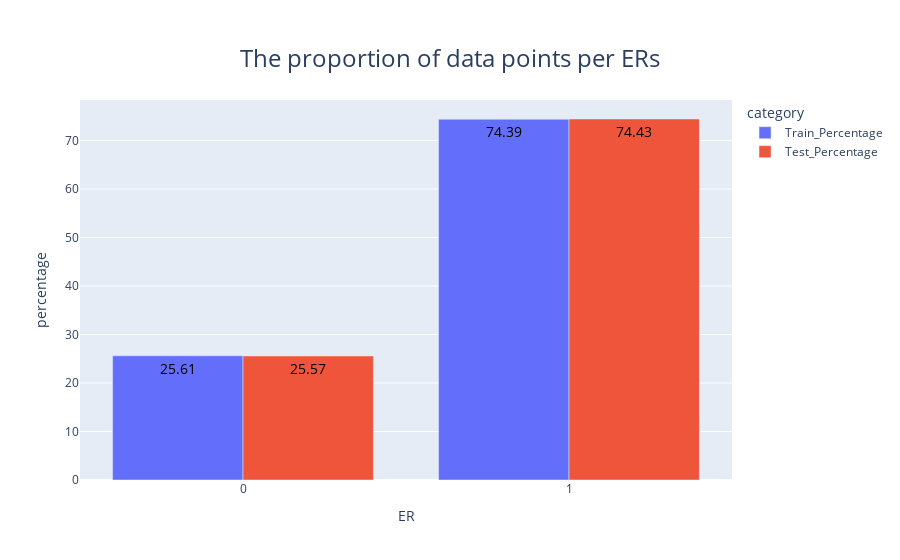

The code cell stored with this chart in its notebook:
### Code cell
df_melted = (
    data_preprocessing.group_by_count_join_train_test(
        train_processed_approach_3, test_processed_approach_3
    )
    .melt(id_vars=["ER"], value_vars=["Train_Percentage", "Test_Percentage"])
    .rename({"variable": "category", "value": "percentage"})
)
visualisation.plot_bar_graph(
    df_melted,
    x="ER",
    y="percentage",
    title="The proportion of data points per ERs",
    color="category",
)

### Figure 1 — Plotly figure (JSON) as saved in the notebook; plotly's stock layout.template omitted (floating-point values rounded to 4 significant figures)
{"data": [{"alignmentgroup": "True", "hovertemplate": "category=Train_Percentage<br>ER=%{x}<br>percentage=%{text}<extra></extra>", "legendgroup": "Train_Percentage", "marker": {"color": "#636efa", "pattern": {"shape": ""}}, "name": "Train_Percentage", "offsetgroup": "Train_Percentage", "orientation": "v", "showlegend": true, "text": [25.61, 74.39], "textfont": {"color": "black", "size": 14}, "textposition": "inside", "type": "bar", "x": [0, 1], "xaxis": "x", "y": [25.61, 74.39], "yaxis": "y"}, {"alignmentgroup": "True", "hovertemplate": "category=Test_Percentage<br>ER=%{x}<br>percentage=%{text}<extra></extra>", "legendgroup": "Test_Percentage", "marker": {"color": "#EF553B", "pattern": {"shape": ""}}, "name": "Test_Percentage", "offsetgroup": "Test_Percentage", "orientation": "v", "showlegend": true, "text": [25.57, 74.43], "textfont": {"color": "black", "size": 14}, "textposition": "inside", "type": "bar", "x": [0, 1], "xaxis": "x", "y": [25.57, 74.43], "yaxis": "y"}], "layout": {"barmode": "group", "legend": {"title": {"text": "category"}, "tracegroupgap": 0}, "title": {"font": {"size": 24}, "text": "The proportion of data points per ERs", "x": 0.5, "xanchor": "center", "yanchor": "top"}, "xaxis": {"anchor": "y", "domain": [0, 1], "title": {"text": "ER"}}, "yaxis": {"anchor": "x", "domain": [0, 1], "title": {"text": "percentage"}}}}
